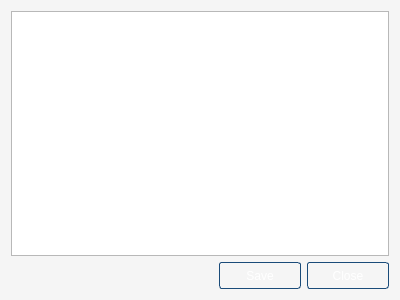
<?xml version="1.0" encoding="UTF-8"?>
<ui version="4.0">
 <class>DiagnosticsDialog</class>
 <widget class="QDialog" name="DiagnosticsDialog">
  <property name="geometry">
   <rect>
    <x>0</x>
    <y>0</y>
    <width>400</width>
    <height>300</height>
   </rect>
  </property>
  <property name="minimumSize">
   <size>
    <width>400</width>
    <height>300</height>
   </size>
  </property>
  <property name="maximumSize">
   <size>
    <width>400</width>
    <height>300</height>
   </size>
  </property>
  <property name="windowTitle">
   <string>Diagnostics</string>
  </property>
  <property name="styleSheet">
   <string notr="true">#DiagnosticsDialog { background: #F5F5F5; }

QPushButton { height: 25px; border-radius: 3px; font-family: Arial; font-size: 12px; width: 80px; border: 1px solid #1a4b79; color: #ffffff; background-image: url(:/html/images/button.png); }
QPushButton::hover { background-image: url(:/html/images/button_hover.png); border: 1px solid #99AEBF; }
</string>
  </property>
  <layout class="QGridLayout" name="gridLayout">
   <item row="0" column="0">
    <widget class="QTextEdit" name="diagnosticsText"/>
   </item>
   <item row="1" column="0">
    <widget class="QDialogButtonBox" name="buttonBox">
     <property name="orientation">
      <enum>Qt::Horizontal</enum>
     </property>
     <property name="standardButtons">
      <set>QDialogButtonBox::Close|QDialogButtonBox::Save</set>
     </property>
    </widget>
   </item>
  </layout>
 </widget>
 <resources>
  <include location="qesteidutil.qrc"/>
 </resources>
 <connections>
  <connection>
   <sender>buttonBox</sender>
   <signal>accepted()</signal>
   <receiver>DiagnosticsDialog</receiver>
   <slot>accept()</slot>
   <hints>
    <hint type="sourcelabel">
     <x>248</x>
     <y>254</y>
    </hint>
    <hint type="destinationlabel">
     <x>157</x>
     <y>274</y>
    </hint>
   </hints>
  </connection>
  <connection>
   <sender>buttonBox</sender>
   <signal>rejected()</signal>
   <receiver>DiagnosticsDialog</receiver>
   <slot>reject()</slot>
   <hints>
    <hint type="sourcelabel">
     <x>316</x>
     <y>260</y>
    </hint>
    <hint type="destinationlabel">
     <x>286</x>
     <y>274</y>
    </hint>
   </hints>
  </connection>
 </connections>
</ui>
